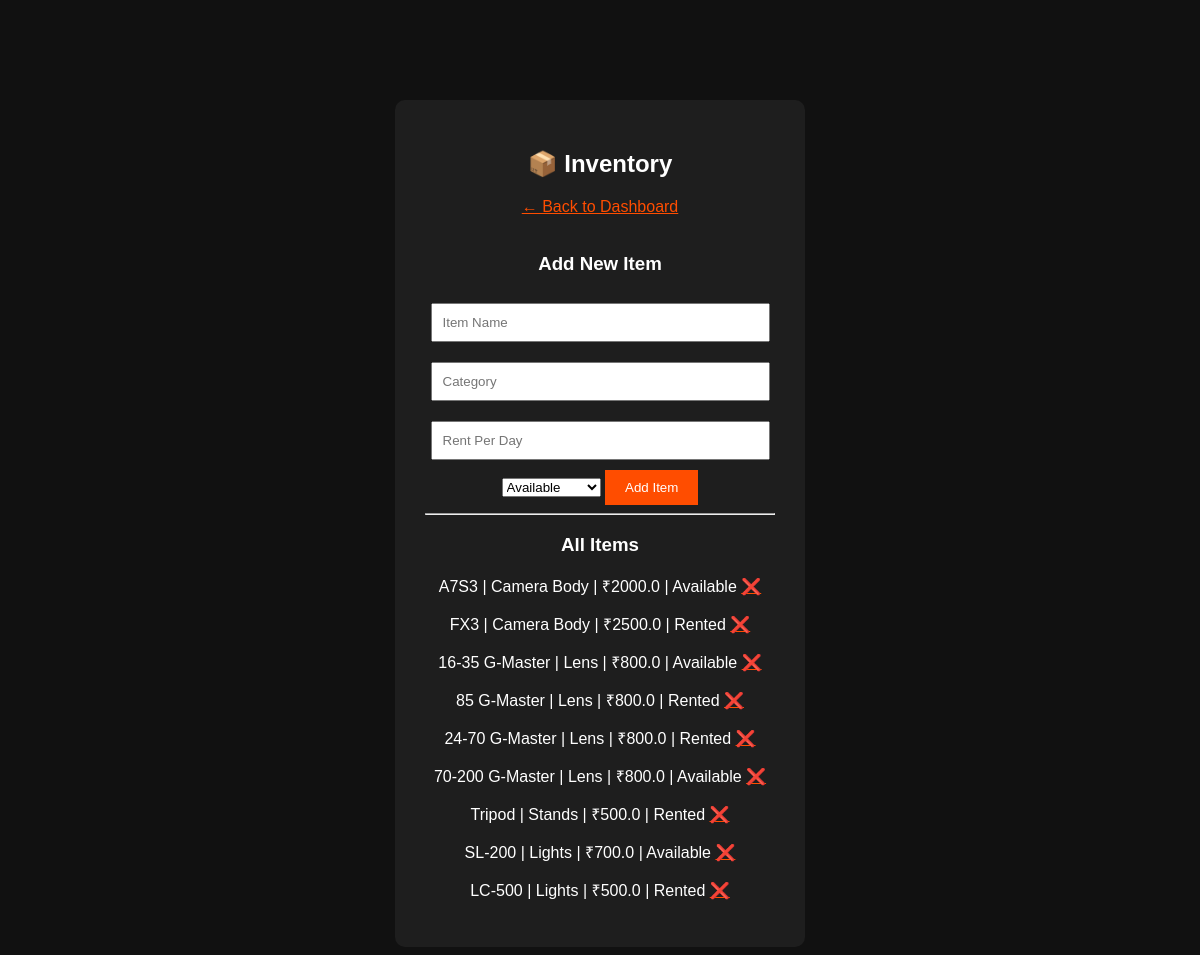
The page /inventory (signed in) on the database its author committed.
### tables this page shows
CREATE TABLE items (
        id INTEGER PRIMARY KEY AUTOINCREMENT,
        name TEXT,
        category TEXT,
        rent_per_day REAL,
        status TEXT
    );

### app.py (the view)
@app.route("/inventory")
def inventory():
    if "user_id" not in session:
        return redirect("/")
    conn = get_db()
    items = conn.execute(
        "SELECT * FROM items"
    ).fetchall()
    conn.close()
    return render_template(
        "inventory.html",
        items=items,
        role=session["role"]
    )

### app.py (called while the page is built)
def get_db():
    conn = sqlite3.connect(DATABASE)
    conn.row_factory = sqlite3.Row
    return conn

### templates/inventory.html (shortened to what this page needs)
<!DOCTYPE html>
<html>
<head>
    <link rel="stylesheet" href="/static/style.css">
</head>
<body>
<div class="container">
    <h2>📦 Inventory</h2>
    <a href="/dashboard">← Back to Dashboard</a>
    <br><br>
    {% if role == "owner" %}
    <h3>Add New Item</h3>
    <form method="POST" action="/add_item">
        <input type="text" name="name" placeholder="Item Name" required>
        <input type="text" name="category" placeholder="Category" required>
        <input type="number" name="rent" placeholder="Rent Per Day" required>
        <select name="status">
            <option>Available</option>
        </select>
        <button type="submit">Add Item</button>
    </form>
    {% endif %}
    <hr>
    <h3>All Items</h3>
    {% for item in items %}
        <p>
            {{ item["name"] }} |
            {{ item["category"] }} |
            ₹{{ item["rent_per_day"] }} |
            {{ item["status"] }}
            {% if role == "owner" %}
                <a href="/delete_item/{{ item['id'] }}">❌</a>
            {% endif %}
        </p>
    {% endfor %}
</div>
</body>
</html>

### static/style.css (style rules this page uses)
body { font-family: Arial, sans-serif; background-color: #111; color: white; text-align: center; margin-top: 100px; }
.container { background: #1e1e1e; padding: 30px; width: 350px; margin: auto; border-radius: 10px; }
input { width: 90%; padding: 10px; margin: 10px 0; }
button { padding: 10px 20px; background: #ff4d00; border: none; color: white; cursor: pointer; }
a { color: #ff4d00; }

### rows shown on the page
items: name "A7S3", category "Camera Body", rent_per_day "2000.0", status "Available"
items: name "FX3", category "Camera Body", rent_per_day "2500.0", status "Rented"
items: name "16-35 G-Master", category "Lens", rent_per_day "800.0", status "Available"
items: name "85 G-Master", category "Lens", rent_per_day "800.0", status "Rented"
items: name "24-70 G-Master", category "Lens", rent_per_day "800.0", status "Rented"
items: name "70-200 G-Master", category "Lens", rent_per_day "800.0", status "Available"
items: name "Tripod", category "Stands", rent_per_day "500.0", status "Rented"
items: name "SL-200", category "Lights", rent_per_day "700.0", status "Available"
items: name "LC-500", category "Lights", rent_per_day "500.0", status "Rented"
